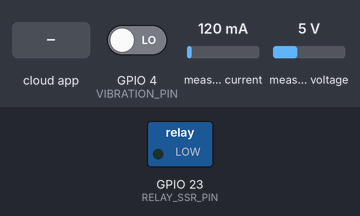
Recording of a sketch running on a simulated ESP32. On the bench: switched loads named in the sketch (green lamp = pin HIGH). Inputs (shaded band) come from the test bench; at power-on: GPIO 4 (VIBRATION_PIN) LOW, measured current 120 mA, measured voltage 5 V. WiFi joins after 1.5 s; servers stay silent unless stated; the Firebase database answers and starts empty; what the sketch prints to the serial monitor is not drawn.

Above: at 4.7 s.
4.8 s: the phone or cloud app sets Button_condition to 1
At 5.2 s:
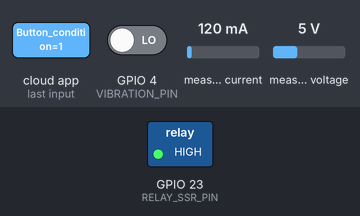
8.2 s: the phone or cloud app sets Button_condition to 0
At 9.5 s:
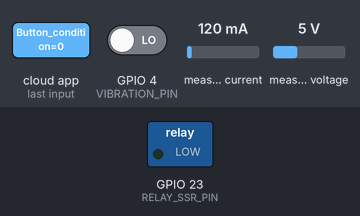
Timing chart, 0 to 11.2 s (numbered marks = the images above; inputs shaded):
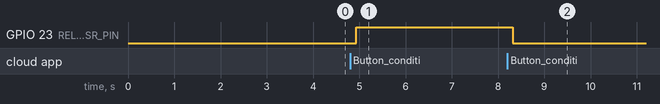

The sketch:

INO_Aquasync.ino
```cpp
#include <WiFi.h>
#include <FirebaseESP32.h>
#include <PZEM004Tv30.h>

#define WIFI_SSID "babyKoko"
#define WIFI_PASSWORD "babykoko18"

#define FIREBASE_HOST "aquasync-dda8c-default-rtdb.asia-southeast1.firebasedatabase.app"
#define FIREBASE_AUTH "t7NDWdbpUYxUqXkzp4IfYqF88NJ60yJPR3F0cy1U"

#define VIBRATION_PIN 4
#define RELAY_SSR_PIN 23
#define PZEM_RX_PIN 16
#define PZEM_TX_PIN 17

PZEM004Tv30 pzem(Serial2, PZEM_RX_PIN, PZEM_TX_PIN);

FirebaseData firebaseDataRelay;
FirebaseData firebaseDataVibe;
FirebaseData firebaseDataPzem;
FirebaseConfig config;
FirebaseAuth auth;

unsigned long lastSensorSendTime = 0;
const unsigned long sensorInterval = 3000;

void setup() {
  Serial.begin(115200);
  delay(2000);
  Serial.println("\n--- Menginisialisasi Sistem Integrasi Total AquaSync ---");

  pinMode(VIBRATION_PIN, INPUT);
  pinMode(RELAY_SSR_PIN, OUTPUT);

  digitalWrite(RELAY_SSR_PIN, LOW);
  Serial.println("Relay SSR di-set MATI untuk keamanan awal.");

  WiFi.begin(WIFI_SSID, WIFI_PASSWORD);
  Serial.print("Menghubungkan ke Wi-Fi");
  while (WiFi.status() != WL_CONNECTED) {
    Serial.print(".");
    delay(500);
  }
  Serial.println("\nWi-Fi Terhubung!");

  config.host = FIREBASE_HOST;
  config.signer.tokens.legacy_token = FIREBASE_AUTH;
  Firebase.begin(&config, &auth);
  Firebase.reconnectWiFi(true);

  // TIPS SIDANG: Buka baris di bawah ini jika kamu ingin mereset chip kWh PZEM ke angka 0 dari awal
  // pzem.resetEnergy();

  Serial.println("Sistem Integrasi AquaSync Siap Beroperasi!");
}

void loop() {
  if (Firebase.ready()) {
    // ==========================================================
    // LALUAN AKTUATOR: MEMATUHI KENDALI TOMBOL WEB SECARA REAL-TIME
    // ==========================================================
    bool buttonCondition = false;
    if (Firebase.getBool(firebaseDataRelay, "AquaSync/Control/Button_condition")) {
      if (firebaseDataRelay.dataType() == "boolean") {
        buttonCondition = firebaseDataRelay.boolData();
        if (buttonCondition == true) {
          digitalWrite(RELAY_SSR_PIN, HIGH); // Jalankan setrum ke SSR
        } else {
          digitalWrite(RELAY_SSR_PIN, LOW);  // Putus setrum ke SSR
        }
      }
    }

    // ==========================================================
    // LALUAN SENSOR: KIRIM DATA KE FIREBASE SETIAP 3 DETIK
    // ==========================================================
    if (millis() - lastSensorSendTime >= sensorInterval) {
      lastSensorSendTime = millis();

      Serial.println("\n=================[ LOG TIMEFRAME 3S ]=================");

      if (buttonCondition == true) {
        Serial.println("👥 KENDALI WEB: Button_condition TRUE -> SSR AKTIF");
      } else {
        Serial.println("👥 KENDALI WEB: Button_condition FALSE -> SSR MATI");
      }

      // Membaca Sensor Getar 801S (Active LOW)
      bool isVibrating = (digitalRead(VIBRATION_PIN) == LOW);

      if (isVibrating) {
        Serial.println("📳 SENSOR FISIK: Pompa Bergetar (Vibration: true)");
        Firebase.setBool(firebaseDataVibe, "AquaSync/Realtime_Status/Vibration", true);
      } else {
        Serial.println("📴 SENSOR FISIK: Pompa Diam (Vibration: false)");
        Firebase.setBool(firebaseDataVibe, "AquaSync/Realtime_Status/Vibration", false);
      }

      // Pembacaan Parameter Sensor Listrik PZEM
      float voltage = pzem.voltage();
      float current = pzem.current();
      float power   = pzem.power();
      float energy  = pzem.energy();

      if (!isnan(voltage)) {
        // Buat Paket JSON Data Listrik
        FirebaseJson jsonEnergy;
        jsonEnergy.set("Voltage", voltage);
        jsonEnergy.set("Current", current);
        jsonEnergy.set("Power", power);
        jsonEnergy.set("Energy", energy);

        // POS PERTAMA: Dikirim ke node Energy_Usage untuk dikalkulasi oleh Agen AI Python
        Firebase.setJSON(firebaseDataPzem, "AquaSync/Energy_Usage", jsonEnergy);

        // POS KEDUA (PERBAIKAN): Kirim pecahan datanya ke Realtime_Status agar meletup di layar web dashboard kamu
        Firebase.setFloat(firebaseDataPzem, "AquaSync/Realtime_Status/Voltage", voltage);
        Firebase.setFloat(firebaseDataPzem, "AquaSync/Realtime_Status/Current", current);
        Firebase.setFloat(firebaseDataPzem, "AquaSync/Realtime_Status/Power", power);
        Firebase.setFloat(firebaseDataPzem, "AquaSync/Realtime_Status/Energy", energy);

        // FIX FORMAT LOG: Menampilkan data kWh di serial monitor dengan benar
        Serial.printf("⚡ PZEM -> V: %.1f V | A: %.2f A | W: %.1f W | E: %.3f kWh\n", voltage, current, power, energy);
      } else {
        Serial.println("[ERROR] PZEM Tidak Terbaca. Cek Sambungan Kabel RX/TX.");
      }
      Serial.println("======================================================");
    }
  }
}

// #include <WiFi.h>
// #include <FirebaseESP32.h>
// #include <PZEM004Tv30.h>

// #define WIFI_SSID "babyKoko"
// #define WIFI_PASSWORD "babykoko18"

// #define FIREBASE_HOST "aquasync-dda8c-default-rtdb.asia-southeast1.firebasedatabase.app"
// #define FIREBASE_AUTH "t7NDWdbpUYxUqXkzp4IfYqF88NJ60yJPR3F0cy1U"

// #define VIBRATION_PIN 4
// #define RELAY_SSR_PIN 23
// #define PZEM_RX_PIN 16
// #define PZEM_TX_PIN 17

// PZEM004Tv30 pzem(Serial2, PZEM_RX_PIN, PZEM_TX_PIN);

// FirebaseData firebaseDataRelay;
// FirebaseData firebaseDataVibe;
// FirebaseData firebaseDataPzem;
// FirebaseConfig config;
// FirebaseAuth auth;

// unsigned long lastSensorSendTime = 0;
// const unsigned long sensorInterval = 3000;

// void setup() {
//   Serial.begin(115200);
//   delay(2000);
//   Serial.println("\n--- Menginisialisasi Sistem Integrasi Total AquaSync ---");

//   pinMode(VIBRATION_PIN, INPUT);
//   pinMode(RELAY_SSR_PIN, OUTPUT);

//   digitalWrite(RELAY_SSR_PIN, LOW);
//   Serial.println("Relay SSR di-set MATI untuk keamanan awal.");

//   WiFi.begin(WIFI_SSID, WIFI_PASSWORD);
//   Serial.print("Menghubungkan ke Wi-Fi");
//   while (WiFi.status() != WL_CONNECTED) {
//     Serial.print(".");
//     delay(500);
//   }
//   Serial.println("\nWi-Fi Terhubung!");

//   config.host = FIREBASE_HOST;
//   config.signer.tokens.legacy_token = FIREBASE_AUTH;
//   Firebase.begin(&config, &auth);
//   Firebase.reconnectWiFi(true);

//   Serial.println("Sistem Integrasi AquaSync Siap Beroperasi!");
// }

// void loop() {
//   if (Firebase.ready()) {
//     // ==========================================================
//     // LALUAN AKTUATOR: MEMATUHI KENDALI TOMBOL WEB SECARA REAL-TIME
//     // ==========================================================
//     bool buttonCondition = false;
//     if (Firebase.getBool(firebaseDataRelay, "AquaSync/Control/Button_condition")) {
//       if (firebaseDataRelay.dataType() == "boolean") {
//         buttonCondition = firebaseDataRelay.boolData();
//         if (buttonCondition == true) {
//           digitalWrite(RELAY_SSR_PIN, HIGH); // Jalankan setrum ke SSR
//         } else {
//           digitalWrite(RELAY_SSR_PIN, LOW);  // Putus setrum ke SSR
//         }
//       }
//     }

//     // ==========================================================
//     // LALUAN SENSOR: KIRIM DATA KE FIREBASE SETIAP 3 DETIK
//     // ==========================================================
//     if (millis() - lastSensorSendTime >= sensorInterval) {
//       lastSensorSendTime = millis();

//       Serial.println("\n=================[ LOG TIMEFRAME 3S ]=================");

//       if (buttonCondition == true) {
//         Serial.println("🔌 KENDALI WEB: Button_condition TRUE -> SSR AKTIF");
//       } else {
//         Serial.println("🔌 KENDALI WEB: Button_condition FALSE -> SSR MATI");
//       }

//       // Membaca Sensor Getar 801S (Active LOW)
//       bool isVibrating = (digitalRead(VIBRATION_PIN) == LOW);

//       if (isVibrating) {
//         Serial.println("🔥 SENSOR FISIK: Pompa Bergetar (Vibration: true)");
//         Firebase.setBool(firebaseDataVibe, "AquaSync/Realtime_Status/Vibration", true);
//       } else {
//         Serial.println("💤 SENSOR FISIK: Pompa Diam (Vibration: false)");
//         Firebase.setBool(firebaseDataVibe, "AquaSync/Realtime_Status/Vibration", false);
//       }

//       // Pembacaan PZEM
//       float voltage = pzem.voltage();
//       float current = pzem.current();
//       float power   = pzem.power();
//       float energy  = pzem.energy();

//       if (!isnan(voltage)) {
//         FirebaseJson jsonEnergy;
//         jsonEnergy.set("Voltage", voltage);
//         jsonEnergy.set("Current", current);
//         jsonEnergy.set("Power", power);
//         jsonEnergy.set("Energy", energy);
//         Firebase.setJSON(firebaseDataPzem, "AquaSync/Energy_Usage", jsonEnergy);
//         Serial.printf("⚡ PZEM -> V: %.1f V | A: %.2f A | W: %.1f W\n", voltage, current, power, energy);
//       } else {
//         Serial.println("[ERROR] PZEM Tidak Terbaca.");
//       }
//       Serial.println("======================================================");
//     }
//   }
// }
```

Measured:
- after the input at 4.8 s, GPIO 23 (RELAY_SSR_PIN): LOW → HIGH after 0.13 s
- after the input at 8.2 s, GPIO 23 (RELAY_SSR_PIN): HIGH → LOW after 0.12 s
